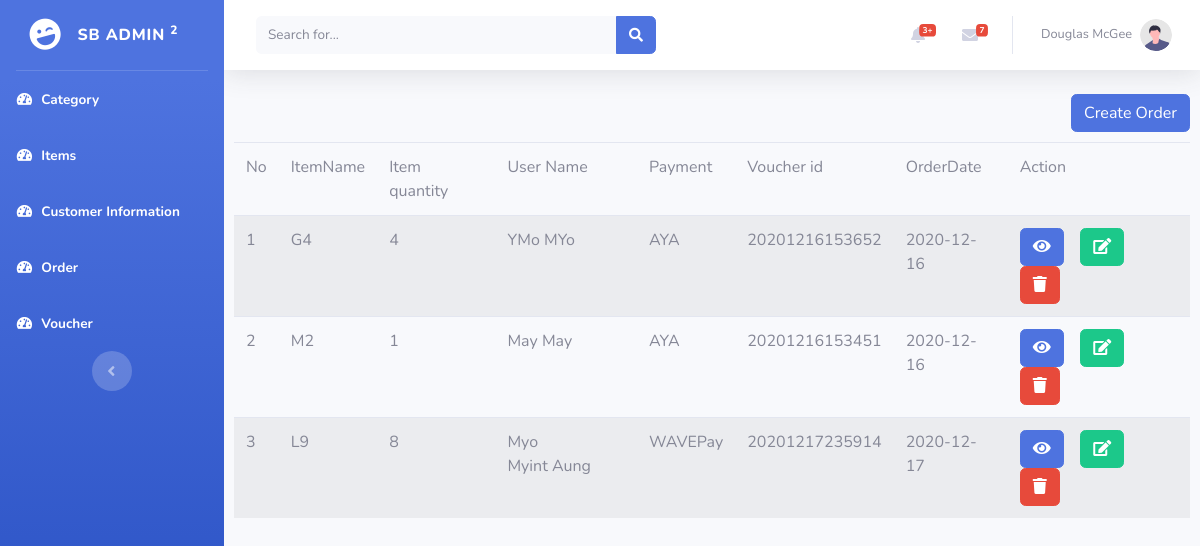
The page /backend/orderindex.php on the database its author committed.
### tables this page shows
CREATE TABLE `register` (
  `id` int(11) NOT NULL,
  `firstname` varchar(255) NOT NULL,
  `lastname` varchar(255) NOT NULL,
  `gender` varchar(255) NOT NULL,
  `address` varchar(255) NOT NULL,
  `email` varchar(255) NOT NULL,
  `password` varchar(255) NOT NULL
);

CREATE TABLE `item` (
  `id` int(11) NOT NULL,
  `name` varchar(255) NOT NULL,
  `photo` varchar(255) NOT NULL,
  `code` varchar(255) NOT NULL,
  `size` varchar(255) NOT NULL,
  `color` varchar(255) NOT NULL,
  `price` varchar(255) NOT NULL,
  `productid` int(11) NOT NULL
);

CREATE TABLE `orders` (
  `id` int(11) NOT NULL,
  `itemname` varchar(255) NOT NULL,
  `itemqty` varchar(255) NOT NULL,
  `userid` varchar(255) NOT NULL,
  `payment` varchar(255) NOT NULL,
  `voucherid` varchar(255) NOT NULL,
  `orderdate` date NOT NULL
);

### backend/include/dbconn.php (called while the page is built, shortened)
<?php
class Database
{
	private static $dbHost='localhost';
	private static $dbName='purchasersystem';
	private static $dbUserName='root';
	private static $dbPassword='';
	private static $cont=null;
	public static function connect(){
	if (null== self::$cont) {
		try{
			self::$cont=new PDO("mysql:host=".self::$dbHost.";"."dbname=".self::$dbName,self::$dbUserName,self::$dbPassword);
		}
		catch (PDOException $e){
			die($e->getMessage());
		}
	}
	return self::$cont;
}
}
?>

### backend/model/order.php (called while the page is built, shortened)
<?php
include_once('include/dbconn.php');
class Order{
    public function show(){
         $this->pdo = Database::connect();
        $this->pdo->setAttribute(PDO::ATTR_ERRMODE,PDO::ERRMODE_EXCEPTION);
        $sql="select * from orders";
        $stmt=$this->pdo->prepare($sql);
        $stmt->execute();
        $results = $stmt -> fetchAll(PDO::FETCH_ASSOC);
            return $results;
    }
}
?>

### backend/controller/ordercontroller.php (called while the page is built, shortened)
<?php
    include_once("model/order.php");
    class OrderController extends Order{
        public function showOrder()
        {
        	return $this->show();
        }
    }
?>

### backend/model/item.php (called while the page is built, shortened)
<?php
include_once('include/dbconn.php');
class Item
{
     public function name($iname){
      $this->pdo = Database::connect();
             $this->pdo->setAttribute(PDO::ATTR_ERRMODE,PDO::ERRMODE_EXCEPTION);
             $sql="select * from item where id=:id";
             $stmt=$this->pdo->prepare($sql);
             $stmt->bindParam(':id',$iname);
             $stmt->execute();
             $results = $stmt -> fetchAll(PDO::FETCH_ASSOC);
                 return $results;
     }
}
?>

### backend/controller/itemcontroller.php (called while the page is built, shortened)
<?php
include_once('model/item.php');
class ItemController extends Item
{
	public function itemName($iname){
		return $this->name($iname);
	}
}
?>

### backend/model/register.php (called while the page is built, shortened)
<?php
include_once('include/dbconn.php');
class Register{
    public function name($uname){
      $this->pdo=Database::connect();
        $this->pdo->setAttribute(PDO::ATTR_ERRMODE,PDO::ERRMODE_EXCEPTION);
        $sql="select * from register where id=:a";
            $stmt=$this->pdo->prepare($sql);
            $stmt->bindParam(':a',$uname);
            $stmt -> execute();
            $results = $stmt -> fetchAll(PDO::FETCH_ASSOC);
            return $results;
    }
}
?>

### backend/controller/registercontroller.php (called while the page is built, shortened)
<?php
include_once('model/register.php');
class RegisterController extends Register
{
	public function customerName($uname){
		return $this->name($uname);
	}
}
?>

### backend/orderindex.php (the view, shortened to what this page needs)
<?php
include_once("controller/ordercontroller.php");
$ordercontrol=new OrderController();
$results=$ordercontrol->showOrder();
?>
<!DOCTYPE html>
<html lang="en">
<head>
    <link href="https://cdnjs.cloudflare.com/ajax/libs/font-awesome/5.15.1/css/all.min.css" rel="stylesheet" type="text/css">
    <link href="css/sb-admin-2.min.css" rel="stylesheet">
</head>
<body id="page-top">
    <div id="wrapper">
        <ul class="navbar-nav bg-gradient-primary sidebar sidebar-dark accordion" id="accordionSidebar">
            <a class="sidebar-brand d-flex align-items-center justify-content-center" href="create_cat.php">
                <div class="sidebar-brand-icon rotate-n-15">
                    <i class="fas fa-laugh-wink"></i>
                </div>
                <div class="sidebar-brand-text mx-3">SB Admin <sup>2</sup></div>
            </a>
            <hr class="sidebar-divider my-0">
            <li class="nav-item active">
                <a class="nav-link" href="catindex.php">
                    <i class="fas fa-fw fa-tachometer-alt"></i>
                    <span>Category</span></a>
            </li>
            <li class="nav-item active">
                <a class="nav-link" href="itemindex.php">
                    <i class="fas fa-fw fa-tachometer-alt"></i>
                    <span>Items</span></a>
            </li>
            <li class="nav-item active">
                <a class="nav-link" href="customerindex.php">
                    <i class="fas fa-fw fa-tachometer-alt"></i>
                    <span>Customer Information</span></a>
            </li>
            <li class="nav-item active">
                <a class="nav-link" href="orderindex.php">
                    <i class="fas fa-fw fa-tachometer-alt"></i>
                    <span>Order</span></a>
            </li>
            <li class="nav-item active">
                <a class="nav-link" href="voucherindex.php">
                    <i class="fas fa-fw fa-tachometer-alt"></i>
                    <span>Voucher</span></a>
            </li>
            <div class="text-center d-none d-md-inline">
                <button class="rounded-circle border-0" id="sidebarToggle"></button>
            </div>
        </ul>
        <div id="content-wrapper" class="d-flex flex-column">
            <div id="content">
                <nav class="navbar navbar-expand navbar-light bg-white topbar mb-4 static-top shadow">
                    <form
                        class="d-none d-sm-inline-block form-inline mr-auto ml-md-3 my-2 my-md-0 mw-100 navbar-search">
                        <div class="input-group">
                            <input type="text" class="form-control bg-light border-0 small" placeholder="Search for..."
                                aria-label="Search" aria-describedby="basic-addon2">
                            <div class="input-group-append">
                                <button class="btn btn-primary" type="button">
                                    <i class="fas fa-search fa-sm"></i>
                                </button>
                            </div>
                        </div>
                    </form>
                    <ul class="navbar-nav ml-auto">
                        <li class="nav-item dropdown no-arrow mx-1">
                            <a class="nav-link dropdown-toggle" href="#" id="alertsDropdown" role="button"
                                data-toggle="dropdown" aria-haspopup="true" aria-expanded="false">
                                <i class="fas fa-bell fa-fw"></i>
                                <span class="badge badge-danger badge-counter">3+</span>
                            </a>
                        </li>
                        <li class="nav-item dropdown no-arrow mx-1">
                            <a class="nav-link dropdown-toggle" href="#" id="messagesDropdown" role="button"
                                data-toggle="dropdown" aria-haspopup="true" aria-expanded="false">
                                <i class="fas fa-envelope fa-fw"></i>
                                <span class="badge badge-danger badge-counter">7</span>
                            </a>
                        </li>
                        <li class="nav-item dropdown no-arrow">
                            <a class="nav-link dropdown-toggle" href="#" id="userDropdown" role="button"
                                data-toggle="dropdown" aria-haspopup="true" aria-expanded="false">
                                <span class="mr-2 d-none d-lg-inline text-gray-600 small">Douglas McGee</span>
                                <img class="img-profile rounded-circle"
                                    src="img/undraw_profile.svg">
                            </a>
                        </li>
                    </ul>
                </nav>
<div class="container-fluide" style="margin:10px 10px 0 10px">
<div class='float-right' style="border-radius:20px; margin:0 0 10px 0">
    <a href='createorder.php' class='btn btn-primary pull-right'>Create Order</a>
</div>
 <table class="table table-striped" >
<thead>
<tr >
<td >No</td>
<td>ItemName</td>
<td>Item quantity</td>
<td>User Name</td>
<td>Payment</td>
<td>Voucher id</td>
<td>OrderDate</td>
<td>Action</td>
</tr>
</thead>
<tbody>
<?php
$i=1;
foreach($results as $result)
{
$iname=$result['itemname'];
$uname=$result['userid'];
include_once("controller/itemcontroller.php");
$itemcontrol=new ItemController();
$iresults=$itemcontrol->itemName($iname);
include_once("controller/registercontroller.php");
$registercontrol=new RegisterController();
$cresults=$registercontrol->customerName($uname);
foreach ($iresults as $iresult) {
foreach ($cresults as $cresult) {
 ?>
<tr>
<td><?php echo $i++?> </td>
<td><?php echo $iresult['name'];?> </td>
<td><?php echo $result['itemqty'];?> </td>
<td><?php echo $cresult['firstname'];?>&nbsp;<?php echo $cresult['lastname'];?> </td>
<td><?php echo $result['payment'];?> </td>
<td><?php echo $result['voucherid'];?> </td>
<td><?php echo $result['orderdate'];?> </td>
<td><a class="btn btn-primary" href="orderview.php?id=<?php echo $result['id'];?>" ><i class="fa fa-eye"></i></a>&nbsp; &nbsp; <a class="btn btn-success" href="orderedit.php?id=<?php echo $result['id'];?>"><i class="fa fa-edit"></i></a>&nbsp; &nbsp; <a class="btn btn-danger" onclick="return deleteuser(<?php echo $result['id'];?>);"><i class="fa fa-trash"></i></a></td>
</tr>
<?php
}
}
}
?>
</tbody>
</table>
</div>
</div>
    </div>
</body>
</html>

### rows shown on the page
orders: itemqty "4", payment "AYA", voucherid "20201216153652", orderdate "2020-12-16"
item: name "G4"
register: firstname "YMo", lastname "MYo"
orders: itemqty "1", payment "AYA", voucherid "20201216153451", orderdate "2020-12-16"
item: name "M2"
register: firstname "May", lastname "May"
orders: itemqty "8", payment "WAVEPay", voucherid "20201217235914", orderdate "2020-12-17"
item: name "L9"
register: firstname "Myo Myint", lastname "Aung"
